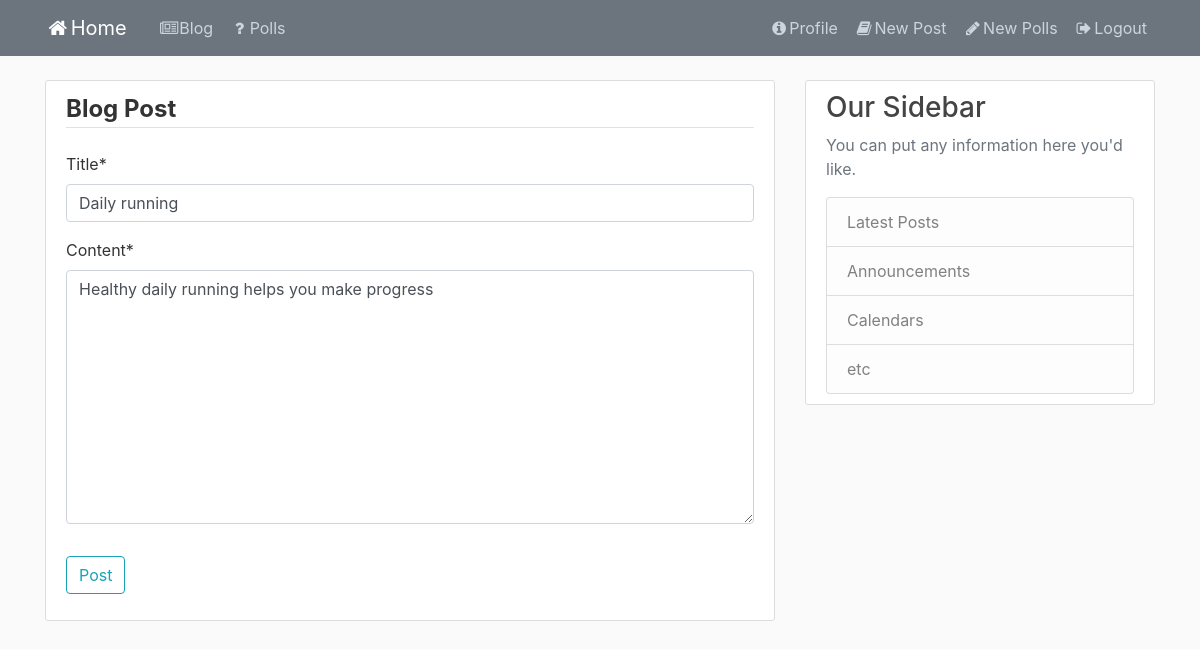
/blog/post/1/update/ (signed in), run on the app's committed database.
### blog/models.py (models this page shows, shortened)
class Post(models.Model):
    title = models.CharField(max_length=100)
    author = models.ForeignKey(User, on_delete=models.CASCADE)
    content = models.TextField()
    publication_date = models.DateTimeField(default=timezone.now)

### blog/views.py (the view, shortened to what this page needs)
# urls.py: path('post/<int:pk>/update/', views.PostUpdateView.as_view(), name='post-update'),
class PostUpdateView(LoginRequiredMixin, UserPassesTestMixin, SuccessMessageMixin, generic.UpdateView):
    model = Post
    fields = ['title', 'content']
    success_message = 'Blog post has been updated!'
    def test_func(self):
        post = self.get_object()
        if self.request.user == post.author:
            return True
        return False

### blog/templates/blog/post_form.html (shortened to what this page needs)
{% extends 'blog/base_blog.html' %}
{% load crispy_forms_tags %}
{% block content %}
    <div class="content-section">
        <form method="post">
                <fieldset class="form-group">
                    <legend class="border-bottom mb-4"><strong>Blog Post</strong></legend>
                    {{ form|crispy }}
                </fieldset>
                <div class="form-group">
                    <button class="btn btn-outline-info" type="submit">Post</button>
                </div>
        </form>
    </div>
{% endblock content %}

### blog/static/blog/base.css (style rules this page uses)
body { background: #fafafa; color: #333333; margin-top: 5rem; }
.content-section { background: #ffffff; padding: 10px 20px; border: 1px solid #dddddd; border-radius: 3px; margin-bottom: 20px; }

### data on the page
Post: title "Daily running", content "Healthy daily running helps you make progress"
